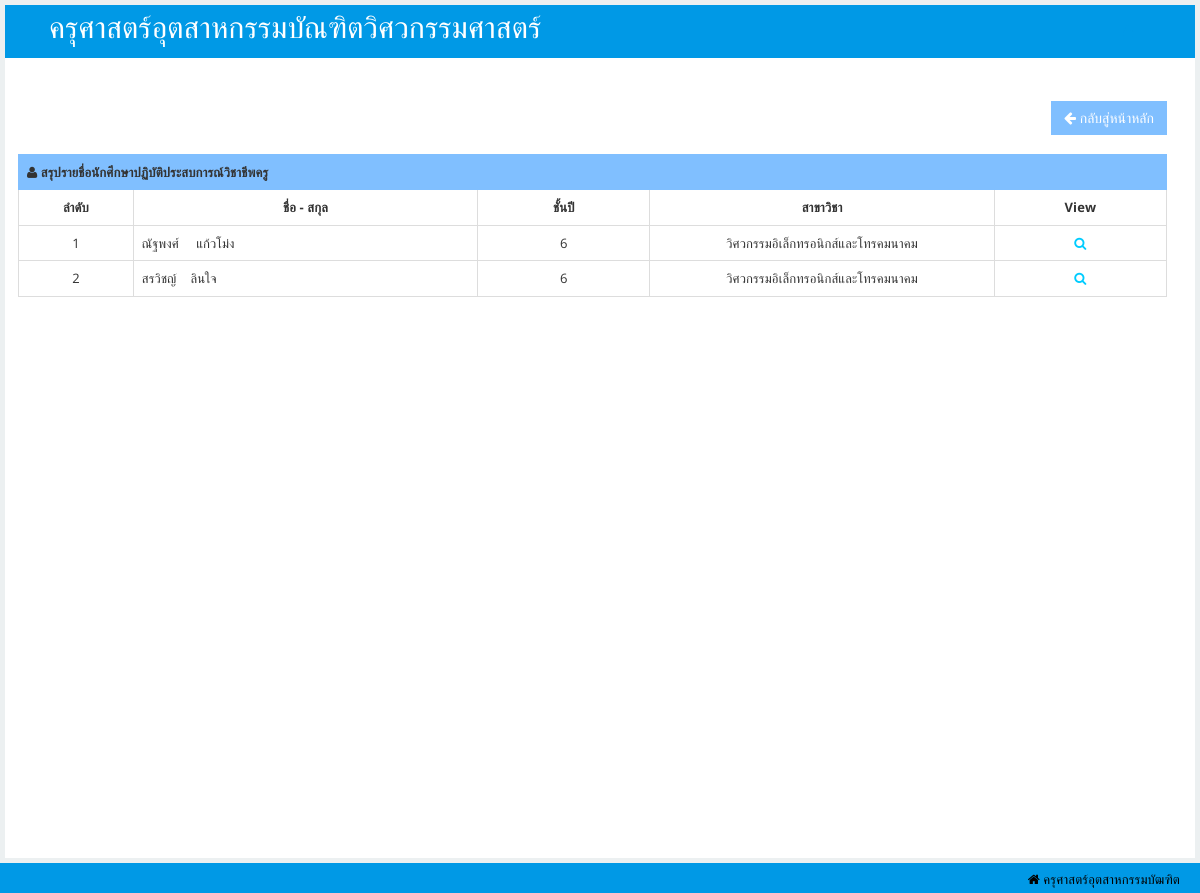
Page /rmutlexpro/reportstd.php on the committed database.
### tables this page shows
CREATE TABLE `student` (
  `student_id` bigint(14) NOT NULL,
  `title_id` int(11) NOT NULL,
  `student_name` varchar(50) NOT NULL,
  `student_lname` varchar(50) NOT NULL,
  `faculty_id` int(11) NOT NULL,
  `course_id` int(11) NOT NULL,
  `branch_id` int(11) NOT NULL,
  `year_id` int(11) NOT NULL,
  `term_id` int(11) NOT NULL,
  `class_id` int(11) NOT NULL,
  `student_Advisors` varchar(100) NOT NULL,
  `student_password` varchar(50) NOT NULL,
  `indentity_id` int(11) NOT NULL,
  `date_regis` varchar(20) NOT NULL,
  `active` varchar(1) NOT NULL,
  `profile_id` bigint(15) NOT NULL,
  `saddressnow_id` bigint(14) NOT NULL,
  `saddresshome_id` bigint(14) NOT NULL,
  `edu_id` int(11) NOT NULL,
  `edupart_id` int(11) NOT NULL,
  `trainer_id` int(11) NOT NULL,
  `teacher_id` int(11) NOT NULL
);

CREATE TABLE `class` (
  `class_id` int(11) NOT NULL,
  `class_name` varchar(2) NOT NULL
);

CREATE TABLE `branch` (
  `branch_id` int(11) NOT NULL,
  `branch_name` varchar(50) NOT NULL
);

### rmutlexpro/reportstd.php (the view, shortened to what this page needs)
<!DOCTYPE html>
<html lang="en"><head>
    <link id="bootstrap-style" href="css/bootstrap.css" rel="stylesheet">
    <link href="css/halflings.css" rel="stylesheet">
    <link rel="stylesheet" href="css/layout.css" type="text/css">
    <link href="css/bootstrap-responsive.min.css" rel="stylesheet">
    <link id="base-style" href="css/style.css" rel="stylesheet">
    <link id="base-style-responsive" href="css/style-responsive.css" rel="stylesheet">
    <link href="css/font-awesome.min.css" rel="stylesheet">
    <link href="css/font-awesome.css" rel="stylesheet">
    <link rel="stylesheet" href="css/modal.css" type="text/css">
</head>
<body>
<div id="main">
<nav class="navbar navbar-default">
        <div class="navbar-inner">
            <div class="container-fluid">
                <div class="navbar-header">
                    <a class="brand"><span style="font-size:30px">&nbsp;ครุศาสตร์อุตสาหกรรมบัณฑิตวิศวกรรมศาสตร์</span></a>
                </div>
                <div class="nav-no-collapse header-nav">
                    <ul class="nav navbar-nav pull-right">
                        <li class="dropdown">
                            <a class="btn dropdown-toggle" href="#">
                                <i class="fa fa-user" style="color: #0099e6"></i>
                            </a>
                        </li>
                    </ul>
                </div>
            </div>
        </div>
    </nav>
            <div id="content" class="span10">
  <div class="row">
                    <div class="col-lg-12 panel-body">
                    <div align="right">
                                <button type="button" class="btn btn-primary btn-lg" id="adduser" style="background-color:#80bfff;border-color: #80bfff;; color:#fff" onclick='location.replace("report.php")'><i class="icon-arrow-left"></i> กลับสู่หน้าหลัก</button>
                        </div>
                        <br>
                        <div class="table-responsive panel-collapse pull out">
                            <table class="table table-bordered">
                                <tbody>
                                    <tr>
                                        <td style="text-align:left" class="success" colspan="10"><i class=" icon-user"></i><strong> สรุปรายชื่อนักศึกษาปฏิบัติประสบการณ์วิชาชีพครู</strong></td>
                                    </tr>
                                    <tr style="font-weight:bold;">
                                        <td style="width:10%;text-align:center">ลำดับ</td>
                                        <td style="width:30%;text-align:center">ชื่อ - สกุล</td>
                                        <td style="width:15%;text-align:center">ชั้นปี</td>
                                        <td style="width:30%;text-align:center">สาขาวิชา</td>
                                        <td style="width:15%;text-align:center">View</td>
                                    </tr>
                                    <tr>
                                    <?php
                                    $i='0';
                                    $strSQL = "SELECT * FROM student ";
                                        $objQuery = mysql_query($strSQL);?>
                                        <?php
                                        while ($nti=mysql_fetch_array($objQuery)){
                                        $i=$i+'1';
                                        ?>
                                        <td style="text-align:center"><?php echo $i;?></td>
                                        <td style="text-align:left"><?php echo $nti['student_name'];?>&nbsp;&nbsp;&nbsp;&nbsp;<?php echo $nti['student_lname'];?></td>
                                        <td style="text-align:center"><?php $classid=$nti['class_id'];
                                        $strSQL1 = "SELECT * FROM class WHERE class_id=$classid ";
                                        $objQuery1 = mysql_query($strSQL1);
                                        $nti1=mysql_fetch_array($objQuery1);
                                        echo $nti1['class_name'];
                                        ?></td>
                                        <td style="text-align:center"><?php $branch_id=$nti['branch_id'];
                                            $strSQL1 = "SELECT * FROM branch WHERE branch_id=$branch_id ";
                                        $objQuery1 = mysql_query($strSQL1);
                                        $nti1=mysql_fetch_array($objQuery1);
                                        echo $nti1['branch_name'];
                                        ?></td>
                                        <td style="text-align:center"><a href='reportshowstd.php?student_id=<?php echo $nti['student_id'];?>' data-toggle="tooltip" data-placement="top" data-original-title="แสดง"><i class=" icon-search" style="color:#00ccff"></i></a></td>
                                    </tr>
                                   <?php }?>
                                </tbody>
                            </table>
                        </div>
                    </div>
                </div>
            </div>
        </div>
   <footer>
            <p>
                <span class="icon-home" style="text-align:left;float: right"> ครุศาสตร์อุตสาหกรรมบัฒฑิต</a></span>
            </p>
        </footer>
</body>
</html>

### rmutlexpro/css/halflings.css (style rules this page uses)
html, html .halflings { -webkit-font-smoothing: antialiased !important; }

### rmutlexpro/css/layout.css (style rules this page uses)
html { position: relative; z-index: 1; min-height: 100%; letter-spacing: 0.1px; }
html body { font-family: 'Open Sans', sans-serif; font-size: 13px; min-height: 100%; background-color: #ecf0f1; overflow-x: hidden; }
#main { position: relative; -webkit-transition: -webkit-transform 0.2s ease; -o-transition: -o-transform 0.2s ease; transition: transform 0.2s ease; }
#main:before, #main:after { content: " "; display: table; }
#main:after { clear: both; }
#main { padding-top: 100px; }
@media (min-width: 768px) { #main { padding-top: 60px; } }

### rmutlexpro/css/style-responsive.css (style rules this page uses)
@media (min-width: 1200px) { #content { width: 100%; padding: 28px; margin: 0px 0px; } }
@media (min-width: 1200px) { footer { margin: 0px 0px 0px 0px; padding: 10px 20px; } }

### rmutlexpro/css/modal.css (style rules this page uses)
* { margin:0; padding:0; }

### rmutlexpro/reportstd.php (style rules this page uses)
body { font-family: "Lato", sans-serif; }
#main { transition: margin-left .5s; padding: 5px; }

### rows in the picture
student: i "1", student_name "ณัฐพงศ์", student_lname "แก้วโม่ง", class.class_name "6", branch.branch_name "วิศวกรรมอิเล็กทรอนิกส์และโทรคมนาคม"
student: i "2", student_name "สรวิชญ์", student_lname "ลินใจ", class.class_name "6", branch.branch_name "วิศวกรรมอิเล็กทรอนิกส์และโทรคมนาคม"
